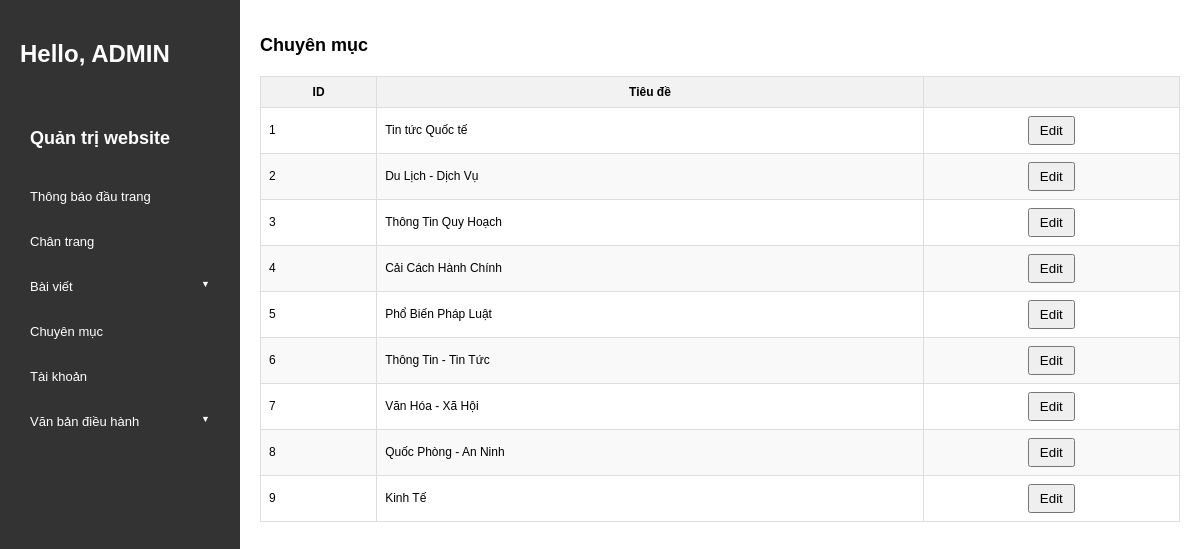
The page /public/ManageCategories.php (signed in) on the database its author committed.
### tables this page shows
CREATE TABLE IF NOT EXISTS `cate` (
  `id` int NOT NULL AUTO_INCREMENT,
  `name` varchar(255) NOT NULL,
  PRIMARY KEY (`id`)
);

### app/models/AdminModel.php (called while the page is built, shortened)
<?php
require_once __DIR__ . '/../../config/database.php';
class AdminModel {
    private $conn;
    public function __construct() {
        $database = new Database();
        $this->conn = $database->getConnection();
    }
    public function getAllCategories() {
        $stmt = $this->conn->prepare("SELECT * FROM cate");
        $stmt->execute();
        return $stmt->fetchAll(PDO::FETCH_ASSOC);
    }
}

### config/database.php (called while the page is built, shortened)
<?php
class Database {
    private $host = 'localhost';
    private $db_name = 'ninhbinh_news';
    private $username = 'root';
    private $password = '';
    public function getConnection() {
        $this->conn = null;
        try {
            $this->conn = new PDO("mysql:host={$this->host};dbname={$this->db_name}", $this->username, $this->password);
            $this->conn->exec("set names utf8");
            $this->conn->setAttribute(PDO::ATTR_ERRMODE, PDO::ERRMODE_EXCEPTION);
        } catch (PDOException $exception) {
            echo "Connection error: " . $exception->getMessage();
        }
        return $this->conn;
    }
}

### app/controllers/AdminController.php (called while the page is built, shortened)
<?php
require_once __DIR__ . '/../models/AdminModel.php';
class AdminController {
    public $model;
    public function __construct() {
        $this->model = new AdminModel();
    }
    public function getAllCategories() {
        return $this->model->getAllCategories();
    }
}

### public/ManageCategories.php (the view, shortened to what this page needs)
<?php
require_once '../app/controllers/AdminController.php';
$adminController = new AdminController();
$categories = $adminController->getAllCategories();
?>
<!DOCTYPE html>
<html lang="vi">
<head>
    <link rel="stylesheet" href="css/admin.css">
</head>
<body>
    <?php include 'admin/sidebar.php'; ?>
    <div class="content">
        <h2>Chuyên mục</h2>
        <table>
            <thead>
                <tr>
                    <th>ID</th>
                    <th>Tiêu đề</th>
                    <th></th>
                </tr>
            </thead>
            <tbody>
                <?php foreach ($categories as $category): ?>
                <tr>
                    <td><?= htmlspecialchars($category['id']) ?></td>
                    <td><?= htmlspecialchars($category['name']) ?></td>
                    <td>
                        <div class="action-buttons">
                            <button class="edit-category-btn" data-id="<?= htmlspecialchars($category['id']) ?>"
                                data-name="<?= htmlspecialchars($category['name']) ?>">Edit</button>
                        </div>
                    </td>
                </tr>
                <?php endforeach; ?>
            </tbody>
        </table>
    </div>
</body>
</html>

### public/admin/sidebar.php (shortened to what this page needs)
<?php
$full_name = isset($_SESSION['full_name']) ? $_SESSION['full_name'] : 'Khách';
?>
<div class="sidebar">
    <h2>Hello, <?= htmlspecialchars($full_name) ?></h2>
    <ul>
        <h2><a href="admin.php">Quản trị website</a></h2>
        <li><a href="edit_welcome_message">Thông báo đầu trang</a></li>
        <li><a href="edit_footer">Chân trang</a></li>
        <li class="parent-item">
            <a href="#" id="toggleArticles" onclick="toggleArticleButtons(event)">
                Bài viết <span id="arrow" class="arrow down">▼</span>
            </a>
        </li>
        <li><a href="ManageCategories">Chuyên mục</a></li>
        <li><a href="create_user">Tài khoản</a></li>
        <li class="parent-item">
            <a href="#" id="toggleDocuments" onclick="toggleDocumentButtons(event)">
                Văn bản điều hành <span id="documentArrow" class="arrow down">▼</span>
            </a>
        </li>
    </ul>
</div>
<link rel="stylesheet" href="css/sidebar.css">

### public/css/admin.css (style rules this page uses)
body { font-family: Arial, sans-serif; margin: 0; padding: 0; display: flex; }
.content { flex: 1; padding: 20px; font-size: 12px; }
.content h2 { margin-bottom: 20px; }
.content table { width: 100%; border-collapse: collapse; }
.content table th, .content table td { border: 1px solid #ddd; padding: 8px; }
.content table th { background-color: #f2f2f2; }
.content table tr:nth-child(even) { background-color: #f9f9f9; }
.action-buttons { display: flex; gap: 10px; justify-content: center; }
.action-buttons button { padding: 5px 10px; cursor: pointer; }
.content { padding: 20px; }

### public/css/sidebar.css (style rules this page uses)
.sidebar { width: 200px; background-color: #333; color: #fff; padding: 20px; min-height: 100vh; font-family: Arial, sans-serif; }
.sidebar h2 { margin-bottom: 20px; }
.sidebar h2 a { text-decoration: none; color: #fff; display: block; padding: 10px; border-radius: 5px; font-size: 18px; margin-top: 50px; }
.sidebar ul { list-style: none; padding: 0; }
.sidebar ul li { margin-bottom: 10px; }
.sidebar ul li a { color: #fff; text-decoration: none; display: block; padding: 10px; border-radius: 5px; transition: background-color 0.3s; font-size: 13px; }
.parent-item { margin-top: 10px; }
.parent-item a { display: flex; justify-content: space-between; align-items: center; padding: 10px; border-radius: 4px; position: relative; }
.arrow { font-size: 9px; position: absolute; right: 10px; color: #fff; transition: transform 0.3s ease; }

### rows shown on the page
cate: id "1", name "Tin tức Quốc tế"
cate: id "2", name "Du Lịch - Dịch Vụ"
cate: id "3", name "Thông Tin Quy Hoạch"
cate: id "4", name "Cải Cách Hành Chính"
cate: id "5", name "Phổ Biến Pháp Luật"
cate: id "6", name "Thông Tin - Tin Tức"
cate: id "7", name "Văn Hóa - Xã Hội"
cate: id "8", name "Quốc Phòng - An Ninh"
cate: id "9", name "Kinh Tế"

### other values the page prints
$full_name "ADMIN"
